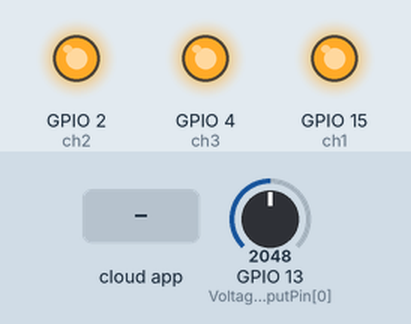
The sketch below on a simulated ESP32. On the bench: output pins drawn as LEDs (lit = HIGH). The test bench sets the inputs (shaded band); at power-on: GPIO 13 (VoltageAnalogInputPin[0]) = 2048. WiFi joins after 1.5 s; servers stay silent unless stated; the Firebase database answers and starts empty; what the sketch prints to the serial monitor is not drawn.

Above: at 2.7 s.
2.8 s: the phone or cloud app sets r1 to true
At 4.1 s:
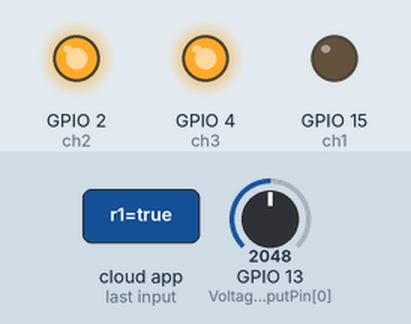
4.5 s: the phone or cloud app sets r2 to true
At 6.1 s:
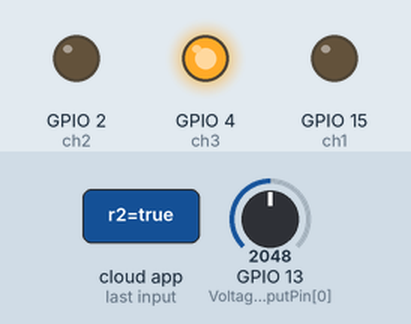
6.4 s: the phone or cloud app sets r3 to true
At 7.2 s:
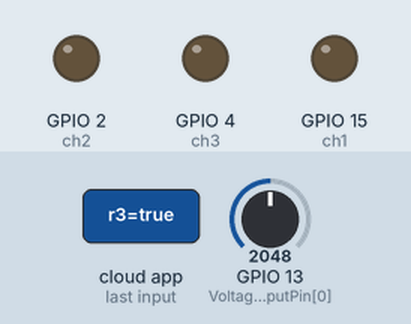
Timing chart, 0 to 9.4 s (numbered marks = the images above; inputs shaded):
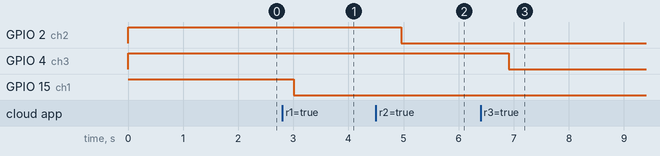

The sketch:

smart_plug.ino
```cpp
#include <FirebaseESP32.h>
#include  <WiFi.h>
#define ch1 15
#define ch2 2
#define ch3 4

#define WIFI_SSID "Dr Ir H Amin MT"
#define WIFI_PASSWORD "duakatahurufbesarsemua"
#define FIREBASE_HOST "electric-socket-default-rtdb.firebaseio.com"
#define FIREBASE_AUTH "5rLy39hUjnJrYUOmgEiUpyM57C6ZnvGiqnMPLLs3"
FirebaseData fbdo;

int decimalPrecision = 2;
int VoltageAnalogInputPin[3] = {13, 12, 14};
float voltageSampleRead  = 0;
float voltageLastSample  = 0;
float voltageSampleSum   = 0;
float voltageSampleCount = 0;
float voltageMean ;
float RMSVoltageMean ;
float adjustRMSVoltageMean;
float FinalRMSVoltage[3];

float voltageOffset1 = 0.00 ;
float voltageOffset2 = 0.00;

void setup()
{
  pinMode(ch1, OUTPUT);
  pinMode(ch2, OUTPUT);
  pinMode(ch3, OUTPUT);
  digitalWrite(ch1, 1);
  digitalWrite(ch2, 1);
  digitalWrite(ch3, 1);

  Serial.begin(9600);
  WiFi.begin(WIFI_SSID, WIFI_PASSWORD);
  Serial.print("Connecting to Wi-Fi");
  while (WiFi.status() != WL_CONNECTED)
  {
    Serial.print(".");
    delay(300);
  }
  Serial.println();
  Serial.print("Connected with IP: ");
  Serial.println(WiFi.localIP());
  Serial.println();
  Firebase.begin(FIREBASE_HOST, FIREBASE_AUTH);
  Firebase.reconnectWiFi(true);
}

void loop()
{
  for (int i = 0; i < 3; i++) {
    if (micros() >= voltageLastSample + 1000 )
    {
      voltageSampleRead = (analogRead(VoltageAnalogInputPin[i]) - 512) + voltageOffset1;
      voltageSampleSum = voltageSampleSum + sq(voltageSampleRead) ;

      voltageSampleCount = voltageSampleCount + 1;
      voltageLastSample = micros() ;
    }

    if (voltageSampleCount == 1000)
    {
      voltageMean = voltageSampleSum / voltageSampleCount;
      RMSVoltageMean = (sqrt(voltageMean)) * 1.5;
      adjustRMSVoltageMean = RMSVoltageMean + voltageOffset2;                                                                                                                                                                                                          /* square root of the average value*/
      FinalRMSVoltage[i] = (RMSVoltageMean + voltageOffset2) - 550;
      if (FinalRMSVoltage[i] <= 2.5)
      {
        FinalRMSVoltage[i] = 0;
      }
      voltageSampleSum = 0;
      voltageSampleCount = 0;
    }
  }

  Firebase.setFloat(fbdo, "/Tegangan/Voltase1", FinalRMSVoltage[0]) ? "ok" : fbdo.errorReason().c_str();
  Firebase.setFloat(fbdo, "/Tegangan/Voltase2", FinalRMSVoltage[1]) ? "ok" : fbdo.errorReason().c_str();
  Firebase.setFloat(fbdo, "/Tegangan/Voltase3", FinalRMSVoltage[2]) ? "ok" : fbdo.errorReason().c_str();

  if (Firebase.getString(fbdo, "Relay/r1"))
  {
    Serial.print("Get int data A success, str = ");
    Serial.println(fbdo.stringData());
    if (fbdo.stringData() == "true")
    {
      digitalWrite(ch1, LOW);
    }
    else
    {
      digitalWrite(ch1, HIGH);
    }
  } else {
    Serial.print("Error in getString, ");
    Serial.println(fbdo.errorReason());
  }
  if (Firebase.getString(fbdo, "Relay/r2"))
  {
    Serial.print("Get int data B success, str = ");
    Serial.println(fbdo.stringData());
    if (fbdo.stringData() == "true")
    {
      digitalWrite(ch2, LOW);
    }
    else
    {
      digitalWrite(ch2, HIGH);
    }
  } else {
    Serial.print("Error in getString, ");
    Serial.println(fbdo.errorReason());
  }
  if (Firebase.getString(fbdo, "Relay/r3"))
  {
    Serial.print("Get int data C success, str = ");
    Serial.println(fbdo.stringData());
    if (fbdo.stringData() == "true")
    {
      digitalWrite(ch3, LOW);
    }
    else
    {
      digitalWrite(ch3, HIGH);
    }
  } else {
    Serial.print("Error in getString, ");
    Serial.println(fbdo.errorReason());
  }
}
```

Measured:
- after the input at 2.8 s, GPIO 15 (ch1): HIGH → LOW after 0.20 s
- after the input at 4.5 s, GPIO 2 (ch2): HIGH → LOW after 0.46 s
- after the input at 6.4 s, GPIO 4 (ch3): HIGH → LOW after 0.51 s
